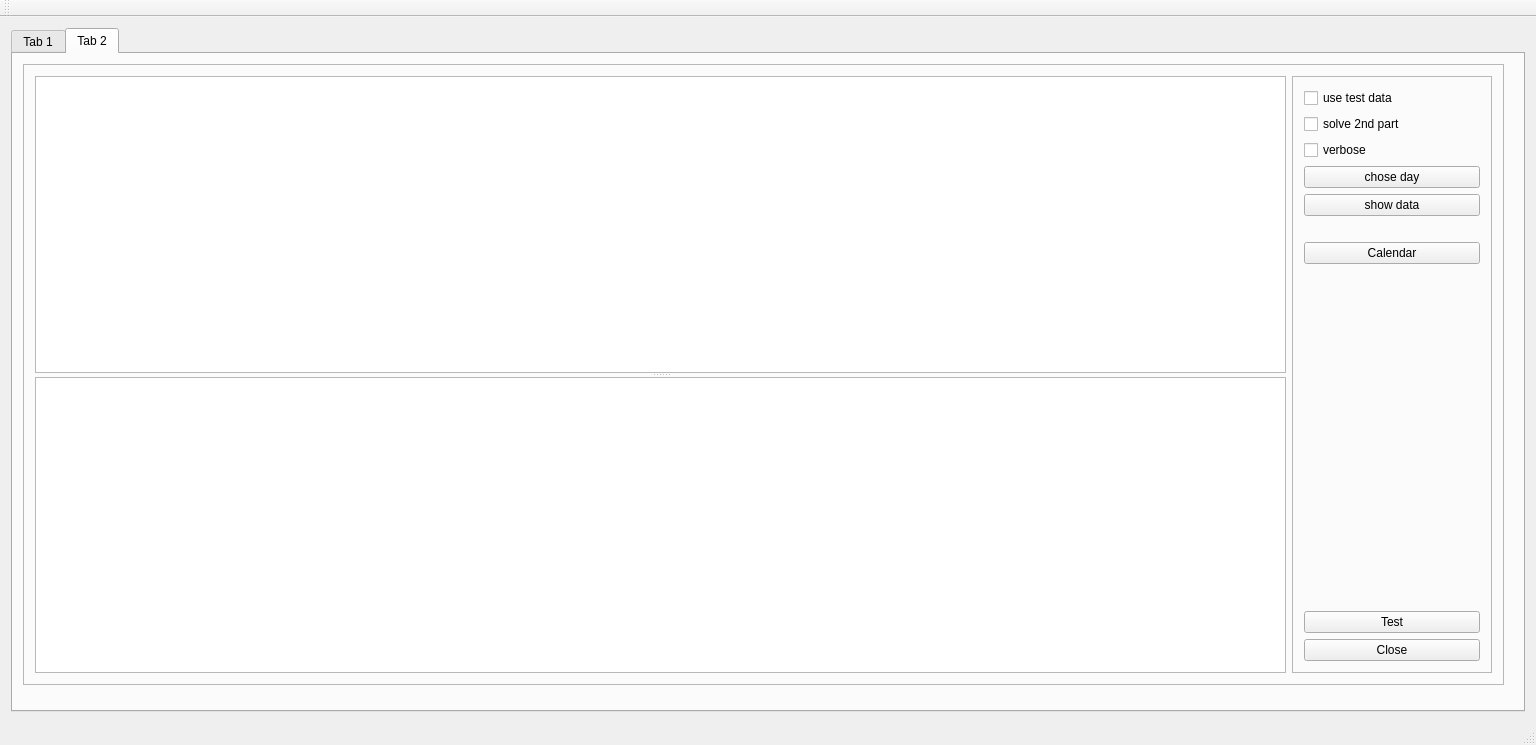
<?xml version="1.0" encoding="UTF-8"?>
<ui version="4.0">
 <class>AoC_2023Class</class>
 <widget class="QMainWindow" name="AoC_2023Class">
  <property name="geometry">
   <rect>
    <x>0</x>
    <y>0</y>
    <width>1536</width>
    <height>745</height>
   </rect>
  </property>
  <property name="sizePolicy">
   <sizepolicy hsizetype="Preferred" vsizetype="Preferred">
    <horstretch>1</horstretch>
    <verstretch>1</verstretch>
   </sizepolicy>
  </property>
  <property name="windowTitle">
   <string>AoC_2023</string>
  </property>
  <widget class="QWidget" name="centralWidget">
   <property name="sizePolicy">
    <sizepolicy hsizetype="Expanding" vsizetype="Expanding">
     <horstretch>0</horstretch>
     <verstretch>0</verstretch>
    </sizepolicy>
   </property>
   <layout class="QHBoxLayout" name="horizontalLayout">
    <item>
     <widget class="QTabWidget" name="tabContrl">
      <property name="sizePolicy">
       <sizepolicy hsizetype="Expanding" vsizetype="Expanding">
        <horstretch>0</horstretch>
        <verstretch>0</verstretch>
       </sizepolicy>
      </property>
      <property name="layoutDirection">
       <enum>Qt::LeftToRight</enum>
      </property>
      <property name="currentIndex">
       <number>1</number>
      </property>
      <widget class="QWidget" name="tabCalendar">
       <attribute name="title">
        <string>Tab 1</string>
       </attribute>
       <widget class="QLabel" name="lblCalendar">
        <property name="geometry">
         <rect>
          <x>0</x>
          <y>0</y>
          <width>951</width>
          <height>651</height>
         </rect>
        </property>
        <property name="sizePolicy">
         <sizepolicy hsizetype="Expanding" vsizetype="Expanding">
          <horstretch>0</horstretch>
          <verstretch>0</verstretch>
         </sizepolicy>
        </property>
        <property name="text">
         <string/>
        </property>
        <property name="pixmap">
         <pixmap resource="AoC_2023.qrc">:/AoC_2023/Images/advent-4623521_1280.png</pixmap>
        </property>
        <property name="scaledContents">
         <bool>true</bool>
        </property>
       </widget>
      </widget>
      <widget class="QWidget" name="tabSolution">
       <property name="sizePolicy">
        <sizepolicy hsizetype="Expanding" vsizetype="Expanding">
         <horstretch>0</horstretch>
         <verstretch>0</verstretch>
        </sizepolicy>
       </property>
       <property name="layoutDirection">
        <enum>Qt::LeftToRight</enum>
       </property>
       <property name="styleSheet">
        <string notr="true"/>
       </property>
       <attribute name="title">
        <string>Tab 2</string>
       </attribute>
       <widget class="QFrame" name="frame">
        <property name="geometry">
         <rect>
          <x>10</x>
          <y>10</y>
          <width>1481</width>
          <height>621</height>
         </rect>
        </property>
        <property name="sizePolicy">
         <sizepolicy hsizetype="Expanding" vsizetype="Expanding">
          <horstretch>0</horstretch>
          <verstretch>0</verstretch>
         </sizepolicy>
        </property>
        <property name="frameShape">
         <enum>QFrame::StyledPanel</enum>
        </property>
        <property name="frameShadow">
         <enum>QFrame::Raised</enum>
        </property>
        <layout class="QHBoxLayout" name="horizontalLayout_4" stretch="2,1">
         <item>
          <widget class="QSplitter" name="splitter">
           <property name="sizePolicy">
            <sizepolicy hsizetype="Expanding" vsizetype="Expanding">
             <horstretch>0</horstretch>
             <verstretch>2</verstretch>
            </sizepolicy>
           </property>
           <property name="sizeIncrement">
            <size>
             <width>0</width>
             <height>0</height>
            </size>
           </property>
           <property name="orientation">
            <enum>Qt::Vertical</enum>
           </property>
           <widget class="QTextEdit" name="memOutput">
            <property name="sizePolicy">
             <sizepolicy hsizetype="Expanding" vsizetype="Expanding">
              <horstretch>1</horstretch>
              <verstretch>1</verstretch>
             </sizepolicy>
            </property>
            <property name="font">
             <font>
              <family>Courier New</family>
              <pointsize>10</pointsize>
             </font>
            </property>
            <property name="lineWrapMode">
             <enum>QTextEdit::NoWrap</enum>
            </property>
           </widget>
           <widget class="QTextEdit" name="memError">
            <property name="sizePolicy">
             <sizepolicy hsizetype="Expanding" vsizetype="Expanding">
              <horstretch>1</horstretch>
              <verstretch>1</verstretch>
             </sizepolicy>
            </property>
            <property name="font">
             <font>
              <family>Courier New</family>
              <pointsize>10</pointsize>
             </font>
            </property>
            <property name="lineWrapMode">
             <enum>QTextEdit::NoWrap</enum>
            </property>
           </widget>
          </widget>
         </item>
         <item>
          <widget class="QFrame" name="frame_2">
           <property name="sizePolicy">
            <sizepolicy hsizetype="Fixed" vsizetype="Expanding">
             <horstretch>0</horstretch>
             <verstretch>0</verstretch>
            </sizepolicy>
           </property>
           <property name="minimumSize">
            <size>
             <width>200</width>
             <height>0</height>
            </size>
           </property>
           <property name="frameShape">
            <enum>QFrame::StyledPanel</enum>
           </property>
           <property name="frameShadow">
            <enum>QFrame::Raised</enum>
           </property>
           <layout class="QVBoxLayout" name="verticalLayout_2">
            <item>
             <widget class="QCheckBox" name="chkUseTestData">
              <property name="text">
               <string>use test data</string>
              </property>
             </widget>
            </item>
            <item>
             <widget class="QCheckBox" name="chkSecondPart">
              <property name="text">
               <string>solve 2nd part</string>
              </property>
             </widget>
            </item>
            <item>
             <widget class="QCheckBox" name="chkVerbose">
              <property name="text">
               <string>verbose</string>
              </property>
             </widget>
            </item>
            <item>
             <widget class="QPushButton" name="btnAction">
              <property name="text">
               <string>chose day</string>
              </property>
             </widget>
            </item>
            <item>
             <widget class="QPushButton" name="btnShow">
              <property name="text">
               <string>show data</string>
              </property>
             </widget>
            </item>
            <item>
             <spacer name="verticalSpacer_2">
              <property name="orientation">
               <enum>Qt::Vertical</enum>
              </property>
              <property name="sizeType">
               <enum>QSizePolicy::Fixed</enum>
              </property>
              <property name="sizeHint" stdset="0">
               <size>
                <width>20</width>
                <height>20</height>
               </size>
              </property>
             </spacer>
            </item>
            <item>
             <widget class="QPushButton" name="btnCalendar">
              <property name="text">
               <string>Calendar</string>
              </property>
             </widget>
            </item>
            <item>
             <spacer name="verticalSpacer">
              <property name="orientation">
               <enum>Qt::Vertical</enum>
              </property>
              <property name="sizeHint" stdset="0">
               <size>
                <width>147</width>
                <height>395</height>
               </size>
              </property>
             </spacer>
            </item>
            <item>
             <widget class="QPushButton" name="btnTest">
              <property name="text">
               <string>Test</string>
              </property>
             </widget>
            </item>
            <item>
             <widget class="QPushButton" name="btnClose">
              <property name="text">
               <string>Close</string>
              </property>
             </widget>
            </item>
           </layout>
          </widget>
         </item>
        </layout>
       </widget>
      </widget>
     </widget>
    </item>
   </layout>
  </widget>
  <widget class="QMenuBar" name="menuBar">
   <property name="geometry">
    <rect>
     <x>0</x>
     <y>0</y>
     <width>1536</width>
     <height>22</height>
    </rect>
   </property>
  </widget>
  <widget class="QToolBar" name="mainToolBar">
   <attribute name="toolBarArea">
    <enum>TopToolBarArea</enum>
   </attribute>
   <attribute name="toolBarBreak">
    <bool>false</bool>
   </attribute>
  </widget>
  <widget class="QStatusBar" name="statusBar"/>
 </widget>
 <layoutdefault spacing="6" margin="11"/>
 <resources>
  <include location="AoC_2023.qrc"/>
 </resources>
 <connections/>
</ui>
